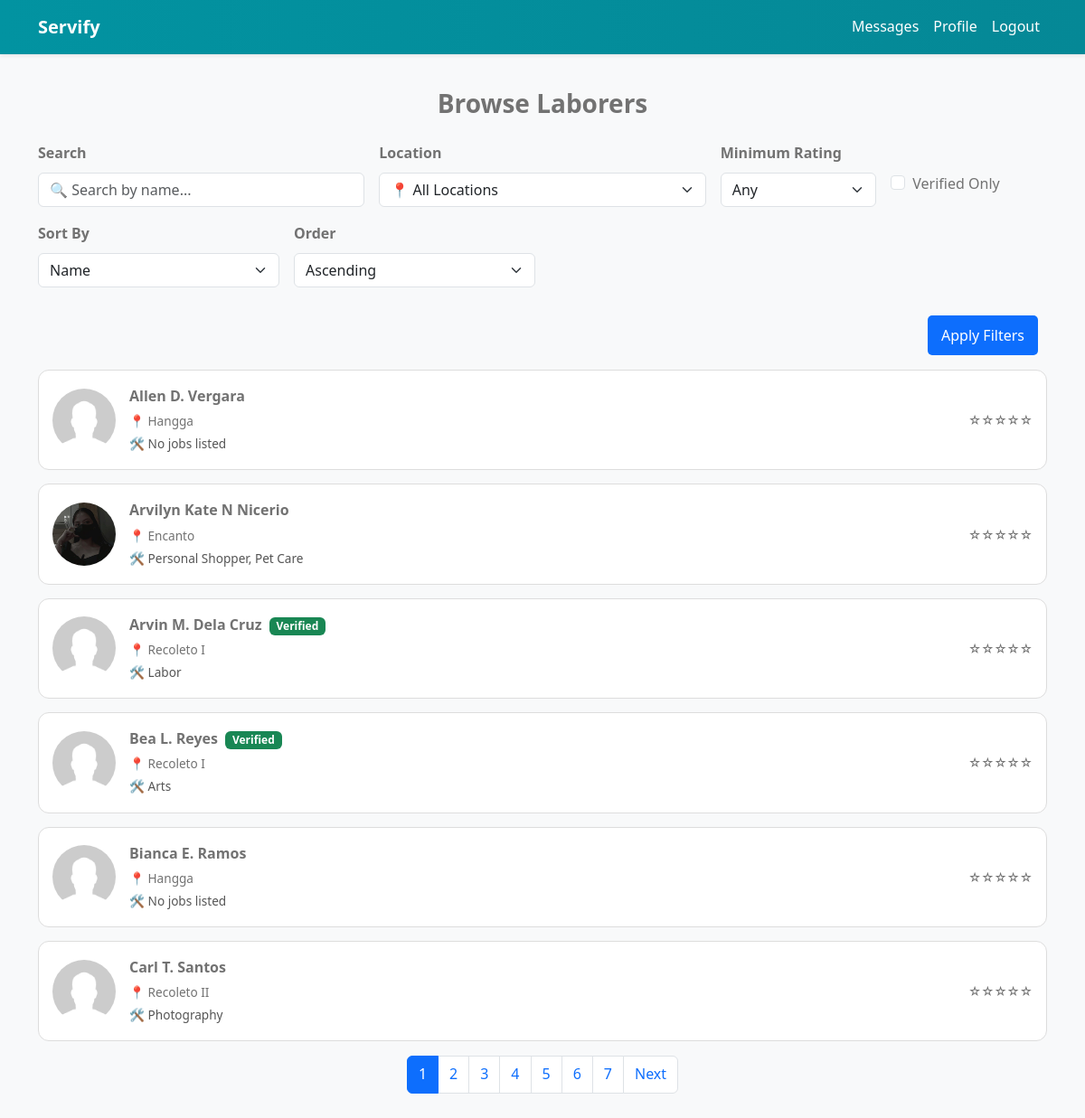
/servify/view/browse.php (signed in), run on the app's committed database.
### tables this page shows
CREATE TABLE `users` (
  `user_id` int(11) NOT NULL,
  `firstname` varchar(255) NOT NULL,
  `middlename` varchar(255) NOT NULL,
  `lastname` varchar(255) NOT NULL,
  `fb_link` varchar(255) NOT NULL,
  `location` varchar(100) NOT NULL,
  `date_created` date NOT NULL,
  `email` varchar(255) NOT NULL,
  `password` varchar(255) NOT NULL,
  `contact` varchar(255) NOT NULL,
  `role` varchar(255) NOT NULL,
  `rating` int(11) NOT NULL,
  `credit_score` int(11) NOT NULL,
  `is_verified` tinyint(1) NOT NULL DEFAULT 0,
  `profile_picture` varchar(255) NOT NULL
);

### servify/view/browse.php (the view, shortened to what this page needs)
<?php
include '../controls/connection.php';
$current_user_id = $_SESSION['user_id'];
$search   = $_GET['search']   ?? '';
$sort     = $_GET['sort']     ?? 'name';
$order    = $_GET['order']    ?? 'asc';
$verified = isset($_GET['verified']) ? 1 : 0;
$rating   = isset($_GET['rating']) ? intval($_GET['rating']) : 0;
$page     = isset($_GET['page']) ? max(1, intval($_GET['page'])) : 1;
$limit    = 6;
$offset   = ($page - 1) * $limit;
$sortColumn = "u.firstname";
$orderSQL = strtoupper($order) === "DESC" ? "DESC" : "ASC";
$sql = "
    SELECT u.user_id, u.firstname, u.middlename, u.lastname, u.location,
           u.profile_picture, u.is_verified,
           COALESCE(AVG(r.rating),0) as rating,
           GROUP_CONCAT(DISTINCT j.job_name ORDER BY j.job_name SEPARATOR ', ') as jobs
    FROM users u
    LEFT JOIN laborer_ratings r ON u.user_id = r.laborer_id
    LEFT JOIN user_jobs uj ON u.user_id = uj.user_id
    LEFT JOIN jobs j ON uj.job_id = j.job_id
    WHERE u.role = 'laborer'
      AND u.user_id != ?
";
$params = [$current_user_id];
$types = "i";
$sql .= " GROUP BY u.user_id ";
$sql .= " ORDER BY $sortColumn $orderSQL LIMIT ? OFFSET ? ";
$params[] = $limit;
$params[] = $offset;
$types .= "ii";
$stmt = $conn->prepare($sql);
$stmt->bind_param($types, ...$params);
$stmt->execute();
$result = $stmt->get_result();
$count_sql = "
    SELECT COUNT(*) as total FROM (
        SELECT u.user_id
        FROM users u
        LEFT JOIN laborer_ratings r ON u.user_id = r.laborer_id
        LEFT JOIN user_jobs uj ON u.user_id = uj.user_id
        LEFT JOIN jobs j ON uj.job_id = j.job_id
        WHERE u.role = 'laborer'
          AND u.user_id != ?
";
$count_params = [$current_user_id];
$count_types = "i";
$count_sql .= " GROUP BY u.user_id ";
$count_sql .= ") as subquery";
$count_stmt = $conn->prepare($count_sql);
$count_stmt->bind_param($count_types, ...$count_params);
$count_stmt->execute();
$total_workers = $count_stmt->get_result()->fetch_assoc()['total'] ?? 0;
$total_pages = ceil($total_workers / $limit);
?>
<!DOCTYPE html>
<html lang="en">
<head>
<link href="https://cdn.jsdelivr.net/npm/bootstrap@5.3.2/dist/css/bootstrap.min.css" rel="stylesheet">
<link rel="stylesheet" type="text/css" href="../styles/landing_page.css">
</head>
<body class="bg-light">
<nav class="navbar navbar-expand-lg navbar-dark bg-dark shadow-sm fixed-top">
    <div class="container">
      <a class="navbar-brand fw-bold text-white" href="index.php">Servify</a>
      <div class="collapse navbar-collapse justify-content-end" id="navbarNav">
        <ul class="navbar-nav">
          <?php if ($current_user_id): ?>
            <li class="nav-item position-relative">
              <a class="nav-link" href="../view/messages.php">
                <i class="bi bi-chat-dots"></i> Messages
              </a>
            </li>
            <li class="nav-item"><a class="nav-link" href="../view/profile.php"><i class="bi bi-person-circle"></i> Profile</a></li>
            <li class="nav-item"><a class="nav-link" href="../controls/logout.php"><i class="bi bi-box-arrow-right"></i> Logout</a></li>
          <?php else: ?>
            <li class="nav-item"><a class="nav-link" href="../view/signup.php">Sign Up</a></li>
            <li class="nav-item"><a class="nav-link">|</a></li>
            <li class="nav-item"><a class="nav-link" href="../view/login.php">Login</a></li>
          <?php endif; ?>
        </ul>
      </div>
    </div>
  </nav>
<div class="container py-5">
<h3 class="fw-bold text-center mb-4">Browse Laborers</h3>
<form method="get" class="row g-3 mb-3">
  <div class="col-md-4">
    <label class="form-label fw-semibold">Search</label>
    <input type="text" name="search" class="form-control" placeholder="🔍 Search by name..." value="<?= htmlspecialchars($search) ?>">
  </div>
  <div class="col-md-4">
    <label class="form-label fw-semibold">Location</label>
    <select name="location" class="form-select">
      <option value="">📍 All Locations</option>
    </select>
  </div>
  <div class="col-md-2">
    <label class="form-label fw-semibold">Minimum Rating</label>
    <select name="rating" class="form-select">
      <option value="0" <?= $rating===0?'selected':'' ?>>Any</option>
    </select>
  </div>
  <div class="col-md-2 d-flex align-items-center">
    <div class="form-check mt-4">
      <input class="form-check-input" type="checkbox" name="verified" value="1" <?= $verified?'checked':'' ?>>
      <label class="form-check-label">Verified Only</label>
    </div>
  </div>
  <div class="col-md-3">
    <label class="form-label fw-semibold">Sort By</label>
    <select name="sort" class="form-select">
      <option value="name" <?= $sort==='name'?'selected':'' ?>>Name</option>
    </select>
  </div>
  <div class="col-md-3">
    <label class="form-label fw-semibold">Order</label>
    <select name="order" class="form-select">
      <option value="asc" <?= $order==='asc'?'selected':'' ?>>Ascending</option>
    </select>
  </div>
  <div class="col-md-12 text-end">
    <button type="submit" class="btn btn-primary">Apply Filters</button>
  </div>
</form>
<div class="mt-3">
<?php
if ($result->num_rows > 0) {
    while ($row = $result->fetch_assoc()) {
        $id       = $row['user_id'];
        $name     = htmlspecialchars(trim($row['firstname']." ".$row['middlename']." ".$row['lastname']));
        $location = htmlspecialchars($row['location'] ?? 'Unknown');
        $jobs     = htmlspecialchars($row['jobs'] ?? 'No jobs listed');
        $pic      = !empty($row['profile_picture'])
                    ? 'http://localhost/servify/' . htmlspecialchars($row['profile_picture'])
                    : 'http://localhost/servify/uploads/profile_pics/default.jpg';
        $verified_badge = $row['is_verified'] ? '<span class="badge bg-success ms-1">Verified</span>' : '';
        $rating_value   = intval(round($row['rating']));
        $stars          = str_repeat("⭐", $rating_value) . str_repeat("☆", 5 - $rating_value);
        ?>
        <div class="worker-card" onclick="window.location='view_profile2.php?user_id=<?= $id ?>'">
          <div class="worker-left">
            <img src="<?= $pic ?>" alt="Profile">
            <div class="worker-info">
              <p class="worker-name"><?= $name ?> <?= $verified_badge ?></p>
              <p class="worker-location">📍 <?= $location ?></p>
              <p class="worker-jobs">🛠 <?= $jobs ?></p>
            </div>
          </div>
          <div class="worker-right"><p class="rating"><?= $stars ?></p></div>
        </div>
        <?php
    }
} else {
    echo "<p class='text-muted'>No laborers available.</p>";
}
?>
</div>
<?php if ($total_pages > 1): ?>
<nav>
  <ul class="pagination mt-3">
    <?php for ($p=1; $p <= $total_pages; $p++): ?>
      <li class="page-item <?= $p==$page?'active':'' ?>">
        <a class="page-link" href="?<?= http_build_query(array_merge($_GET, ['page'=>$p])) ?>"><?= $p ?></a>
      </li>
    <?php endfor; ?>
    <?php if ($page < $total_pages): ?>
      <li class="page-item"><a class="page-link" href="?<?= http_build_query(array_merge($_GET, ['page'=>$page+1])) ?>">Next</a></li>
    <?php endif; ?>
  </ul>
</nav>
<?php endif; ?>
</div>
</body>
</html>

### servify/styles/landing_page.css (style rules this page uses)
:root { --c-body: #727272; --c-brand: #0293a1; --box-shaddow: 0px 15px 25px rgba(0,0,0,0.08); --transition: all 0.5s ease ; }
body { font-family: ; line-height: 1.7; color: var(--c-body); padding-top: 50px; }
.nav-link { text-decoration: none; color: #fff !important; transition: var(--transition); }
.navbar { box-shadow: var(--box-shaddow); background-image: linear-gradient(to left, #058896, #0293a1); }
.navbar-brand { font-weight: bold; color: #fff !important; }
.btn { padding: 10px 15px; margin: 15px 10px 0; border: none; cursor: pointer; border-radius: 5px; }

### servify/view/browse.php (style rules this page uses)
.worker-card { display: flex; flex-wrap: wrap; justify-content: space-between; align-items: center; background: #fff; border: 1px solid #ddd; border-radius: 12px; padding: 15px; margin-bottom: 15px; cursor: pointer; transition: box-shadow 0.3s ease; }
.worker-left { display: flex; align-items: center; flex: 1; min-width: 200px; }
.worker-card img { width: 70px; height: 70px; border-radius: 50%; object-fit: cover; margin-right: 15px; }
.worker-info { flex-grow: 1; min-width: 120px; }
.worker-name { font-weight: bold; font-size: 1rem; margin: 0; }
.worker-location { margin: 2px 0; font-size: 0.85rem; }
.worker-jobs { margin: 2px 0; font-size: 0.85rem; color: #555; }
.worker-right { text-align: right; min-width: 80px; }
.rating { font-size: 0.85rem; margin-bottom: 0; }
.pagination { justify-content: center; flex-wrap: wrap; }

### data on the page
users: profile_picture (placeholder picture), name "Allen D. Vergara", location "Hangga", jobs "No jobs listed", stars "☆☆☆☆☆"
users: profile_picture (picture), name "Arvilyn Kate N Nicerio", location "Encanto", jobs "Personal Shopper, Pet Care", stars "☆☆☆☆☆"
users: profile_picture (placeholder picture), name "Arvin M. Dela Cruz", is_verified "Verified", location "Recoleto I", jobs "Labor", stars "☆☆☆☆☆"
users: profile_picture (placeholder picture), name "Bea L. Reyes", is_verified "Verified", location "Recoleto I", jobs "Arts", stars "☆☆☆☆☆"
users: profile_picture (placeholder picture), name "Bianca E. Ramos", location "Hangga", jobs "No jobs listed", stars "☆☆☆☆☆"
users: profile_picture (placeholder picture), name "Carl T. Santos", location "Recoleto II", jobs "Photography", stars "☆☆☆☆☆"
